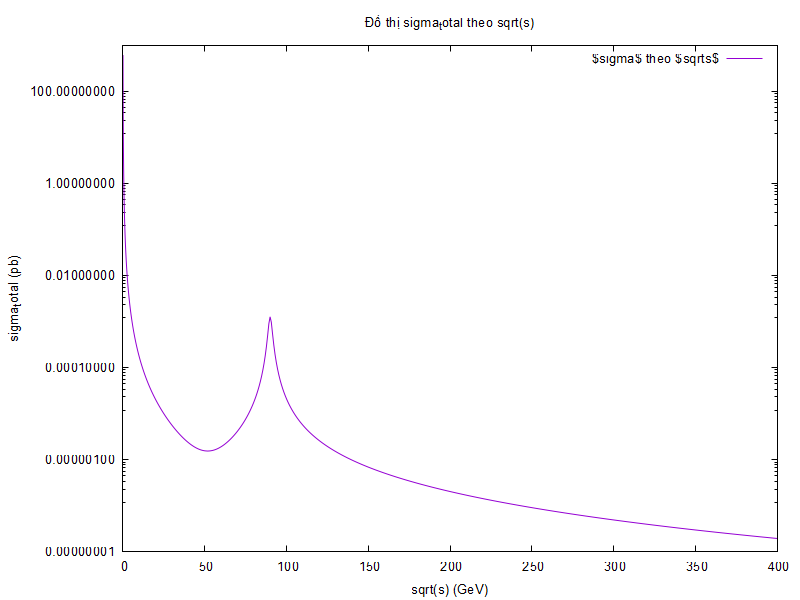

This figure's gnuplot source:
set terminal pngcairo size 800,600 enhanced font 'Arial,10'
set output 'sigma_total.png'

set logscale y  # Đặt thang logarit cho trục y
set xlabel 'sqrt(s) (GeV)'
set ylabel 'sigma_total (pb)'
set title 'Đồ thị sigma_total theo sqrt(s)'
plot "sigma_total.txt" using 1:2 with lines title "$\sigma$ theo $\sqrt{s}$"